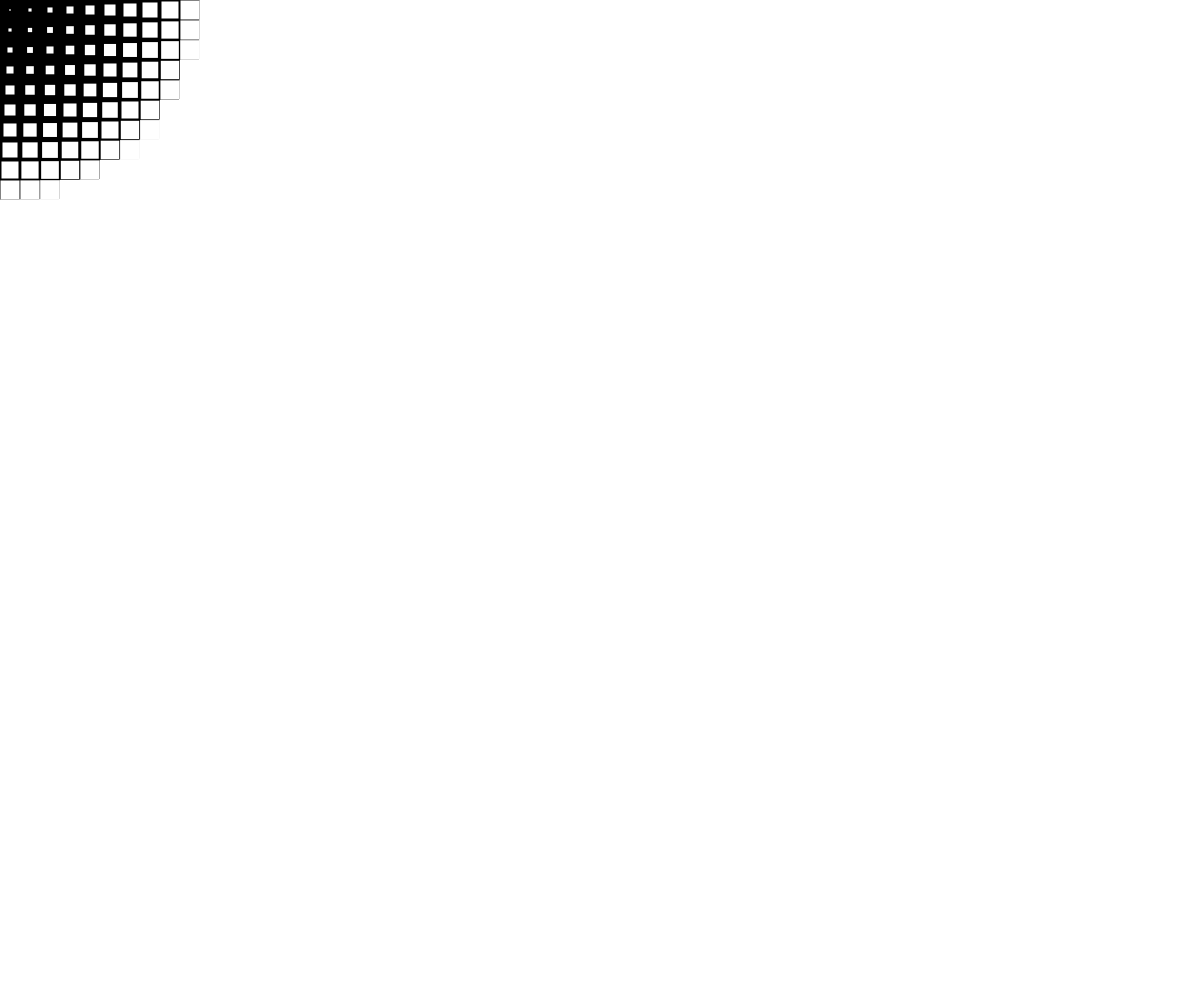
Frame 1 (no input)
Frame 60 (no input): identical to frame 1, image omitted
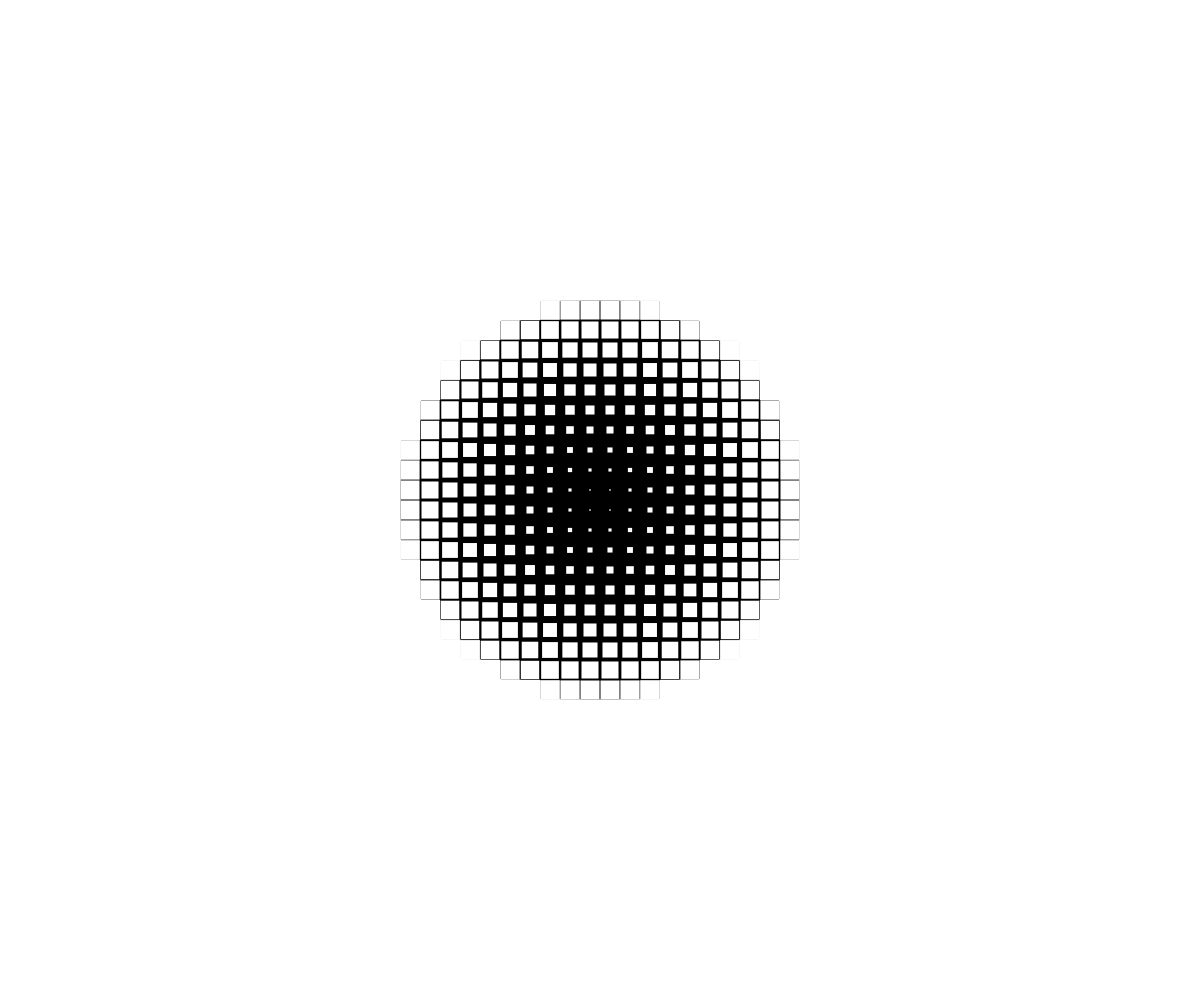
Frame 120 (the mouse pressed at the canvas centre since frame 60)

The p5.js sketch that drew these frames (run headless with seeded random() and noise() and a simulated clock; from frame 60 on, the mouse is pressed at the canvas centre):

// p5.js sketch
// ── sketch.js
let cols, rows, spacing = 20, scl = 0.1;
let size = [];

function setup() {
  createCanvas(windowWidth, windowHeight);
  rectMode(CENTER);
  cols = width/spacing;
  rows = height/spacing;
}

function draw() {
  background(0);
  
  for(let i = 0; i < cols; i++) {
    size[i] = [];
    for(let j = 0; j < rows; j++)
      size[i][j] = scl*(dist(mouseX, mouseY, spacing/2 + i*spacing, spacing/2 + j*spacing));
  }
  
  for(let i = 0; i < cols; i++) {
    for(let j = 0; j < rows; j++) {
      noStroke();
      rect(spacing/2 + i*spacing, spacing/2 + j*spacing, size[i][j], size[i][j]);
    }
  }
}
